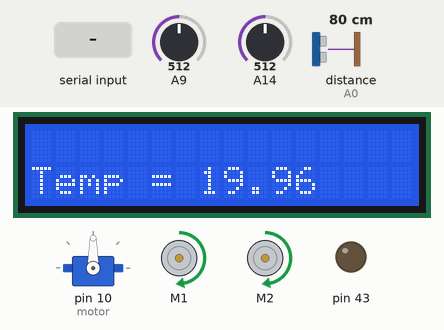
Simulated run of this sketch. Board: Arduino Mega 2560, built with avr-gcc and run on an emulated ATmega2560. Parts: 16×2 character LCD, servo, 2 × DC motor (green arrow = forward, orange = backward, longer = faster), output pins drawn as LEDs (lit = HIGH). Wiring (inferred from the names in the program): ultrasonic range finder: trigger A1; echo A0. The test bench sets the inputs (shaded band); at power-on: distance to the obstacle (sensor on A0) 80 cm, A14 = 512, A9 = 512. The echo pulse lasts 58.3 µs per cm; pins used as bus, display or sensor lines are not drawn; what the sketch prints to the serial monitor is not drawn.

Above: at 1.2 s.
1.3 s: distance to the obstacle (sensor on A0) set to 15 cm
4.4 s: distance to the obstacle (sensor on A0) set to 12 cm
At 5.3 s:
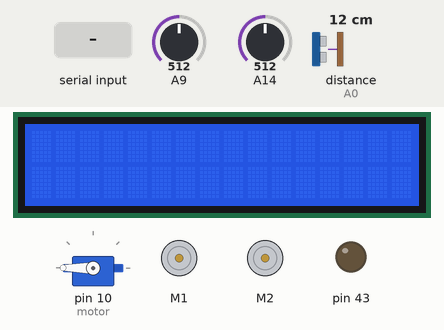
At 6.1 s:
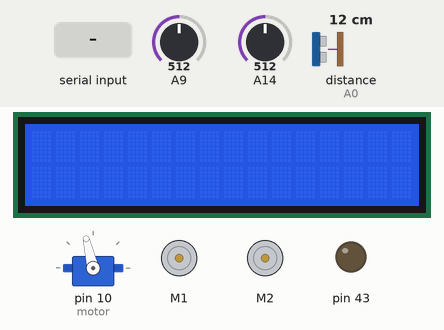
7.5 s: "F" received over Serial
At 9.9 s:
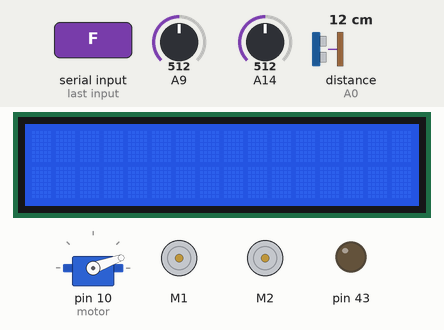
10.6 s: A14 set to 716
At 13.5 s:
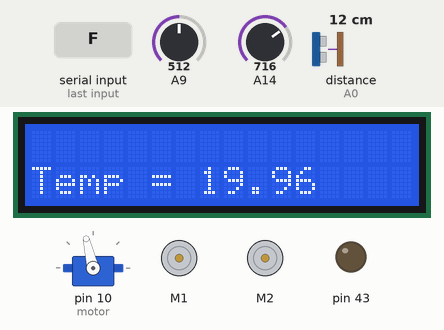
13.7 s: "L" received over Serial
16.8 s: "R" received over Serial
Timing chart, 0 to 20.9 s (numbered marks = the images above; inputs shaded):
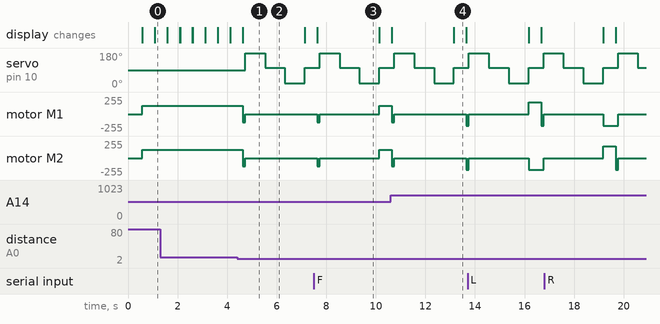

The sketch:

code.ino
```cpp
#include <LiquidCrystal.h>
#include <Servo.h>
#include <AFMotor.h>

#define RT0 10000   // Ω
#define B 3977      // K
#define Echo A0
#define Trig A1
#define motor 10
#define Speed 0
#define spoint 103
#define VCC 5    //Supply voltage
#define RR 10000  //R=10KΩ


char value;
int distance;
int Left;
int Right;
int L = 0;
int R = 0;
int L1 = 0;
int R1 = 0;
float RT, VR, ln, TX, T0, VRT;
int Contrast = 60;

//AF_DCMotor M3(3);  // check which M pins used in robotic car.
//AF_DCMotor M4(4);

Servo servo;
AF_DCMotor M1(1);
AF_DCMotor M2(2);
LiquidCrystal lcd(24, 25, 52, 53, 48, 51);


void forward() {
  M1.run(FORWARD);
  M2.run(FORWARD);
 // M3.run(FORWARD);
 // M4.run(FORWARD);
}
void backward() {
  M1.run(BACKWARD);
  M2.run(BACKWARD);
 // M3.run(BACKWARD);
 // M4.run(BACKWARD);
}
void right() {
  M1.run(BACKWARD);
  //M2.run(BACKWARD);
  M2.run(FORWARD);
  //M4.run(FORWARD);
}
void left() {
  M1.run(FORWARD);
 // M2.run(FORWARD);
  M2.run(BACKWARD);
  //M4.run(BACKWARD);
}
void Stop() {
  M1.run(RELEASE);
  M2.run(RELEASE);
  //M3.run(RELEASE);
 // M4.run(RELEASE);
}
void setup() {
  analogWrite(43, Contrast);
  Serial.begin(9600);

  lcd.begin(16, 2);
  T0 = 25 + 273.15;
  pinMode(Trig, OUTPUT);
  pinMode(Echo, INPUT);
  servo.attach(motor);
  M1.setSpeed(Speed);
  M2.setSpeed(Speed);

//  M3.setSpeed(Speed);
 // M4.setSpeed(Speed);
}
void loop() {
  int reading  = analogRead(A14);
  M2.setSpeed(map(reading, 0, 1023, 0, 255));
  M1.setSpeed(map(reading, 0, 1023, 0, 255));
  VRT = analogRead(A9);              //Acquisition analog value of VRT
  VRT = (5.00 / 1023.00) * VRT;      //Conversion to voltage
  VR = VCC - VRT;
  RT = VRT / (VR / RR);               //Resistance of RT

  ln = log(RT / RT0);
  TX = (1 / ((ln / B) + (1 / T0))); //Temperature from thermistor

  TX = TX - 278.15;
  lcd.setCursor(0, 1);
  lcd.print("Temp = ");
  lcd.print(TX);

  //lcd.print("F");

  delay(500);
  lcd.clear();
  Obstacle();
  Bluetooth();


}


void Bluetooth(){
    while(Serial.available() > 0) {
    value = Serial.read();
    Serial.println(value);
   if (value == 'F') {
    forward();
  } else if (value == 'B') {
    backward();
  } else if (value == 'L') {
    left();
  } else if (value == 'R') {
    right();
  } else if (value == 'S') {
    Stop();
  }
    }

  }
void Obstacle() {
  distance = ultrasonic();
  if (distance <= 12) {
    Stop();
    backward();
    delay(100);
    Stop();
    L = leftsee();
    servo.write(spoint);
    delay(800);
    R = rightsee();
    servo.write(spoint);
    if (L < R) {
      right();
      delay(500);
      Stop();
      delay(200);
    } else if (L > R) {
      left();
      delay(500);
      Stop();
      delay(200);
    }
  } else {
    forward();
  }

}

int ultrasonic() {
  digitalWrite(Trig, LOW);
  delayMicroseconds(4);
  digitalWrite(Trig, HIGH);
  delayMicroseconds(10);
  digitalWrite(Trig, LOW);
  long t = pulseIn(Echo, HIGH);
  long cm = t / 29 / 2; //time convert distance
  return cm;
}


int rightsee() {
  servo.write(20);
  delay(800);
  Left = ultrasonic();
  return Left;
}

int leftsee() {
  servo.write(180);
  delay(800);
  Right = ultrasonic();
  return Right;
}
```

Measured:
- the behaviour switches between 14 and 13 cm on distance to the obstacle (sensor on A0) (found by bisection; images 0 and 1)
- after the input at 4.4 s, servo on pin 10 (motor): 90° → 180° after 0.33 s, → 103° 0.80 s later, → 20° 0.80 s later, → 103° 0.80 s later; motor M1, motor M2: forward 127/255 → backward 127/255 after 0.23 s, → stopped 0.10 s later
- what the display in image 1 shows lasts 2.5 s, from 4.6 s to 7.1 s
- what the display in image 4 shows lasts 0.5 s, from 13.2 s to 13.7 s
